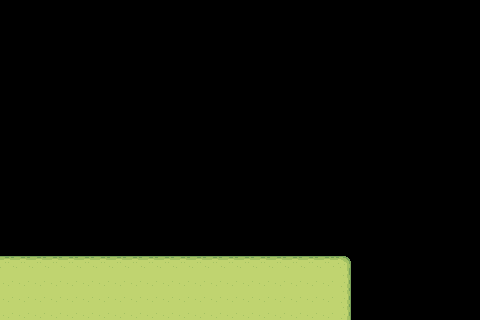

Tiled map render using the project's own tile images. Description and the whole map definition, tile-layer contents included, below:
An orthogonal 30x20 tile map with 16x16 px tiles, 1 tile layer (Tile Layer 1).

<map version="1.10" tiledversion="1.11.2" orientation="orthogonal" renderorder="right-down" width="30" height="20" tilewidth="16" tileheight="16" infinite="0" nextlayerid="3" nextobjectid="3">
 <tileset firstgid="1" source="Hills.tsx" />
 <layer id="1" name="Tile Layer 1" width="30" height="20">
  <data encoding="csv">
0,0,0,0,0,0,0,0,0,0,0,0,0,0,0,0,0,0,0,0,0,0,0,0,0,0,0,0,0,0,
0,0,0,0,0,0,0,0,0,0,0,0,0,0,0,0,0,0,0,0,0,0,0,0,0,0,0,0,0,0,
0,0,0,0,0,0,0,0,0,0,0,0,0,0,0,0,0,0,0,0,0,0,0,0,0,0,0,0,0,0,
0,0,0,0,0,0,0,0,0,0,0,0,0,0,0,0,0,0,0,0,0,0,0,0,0,0,0,0,0,0,
0,0,0,0,0,0,0,0,0,0,0,0,0,0,0,0,0,0,0,0,0,0,0,0,0,0,0,0,0,0,
0,0,0,0,0,0,0,0,0,0,0,0,0,0,0,0,0,0,0,0,0,0,0,0,0,0,0,0,0,0,
0,0,0,0,0,0,0,0,0,0,0,0,0,0,0,0,0,0,0,0,0,0,0,0,0,0,0,0,0,0,
0,0,0,0,0,0,0,0,0,0,0,0,0,0,0,0,0,0,0,0,0,0,0,0,0,0,0,0,0,0,
0,0,0,0,0,0,0,0,0,0,0,0,0,0,0,0,0,0,0,0,0,0,0,0,0,0,0,0,0,0,
0,0,0,0,0,0,0,0,0,0,0,0,0,0,0,0,0,0,0,0,0,0,0,0,0,0,0,0,0,0,
0,0,0,0,0,0,0,0,0,0,0,0,0,0,0,0,0,0,0,0,0,0,0,0,0,0,0,0,0,0,
0,0,0,0,0,0,0,0,0,0,0,0,0,0,0,0,0,0,0,0,0,0,0,0,0,0,0,0,0,0,
0,0,0,0,0,0,0,0,0,0,0,0,0,0,0,0,0,0,0,0,0,0,0,0,0,0,0,0,0,0,
0,0,0,0,0,0,0,0,0,0,0,0,0,0,0,0,0,0,0,0,0,0,0,0,0,0,0,0,0,0,
0,0,0,0,0,0,0,0,0,0,0,0,0,0,0,0,0,0,0,0,0,0,0,0,0,0,0,0,0,0,
0,0,0,0,0,0,0,0,0,0,0,0,0,0,0,0,0,0,0,0,0,0,0,0,0,0,0,0,0,0,
2,2,2,2,2,2,2,2,2,2,2,2,2,2,2,2,2,2,2,2,2,3,0,0,0,0,0,0,0,0,
13,13,13,13,13,13,13,13,13,13,13,13,13,13,13,13,13,13,13,13,13,14,0,0,0,0,0,0,0,0,
13,13,13,13,13,13,13,13,13,13,13,13,13,13,13,13,13,13,13,13,13,14,0,0,0,0,0,0,0,0,
13,13,13,13,13,13,13,13,13,13,13,13,13,13,13,13,13,13,13,13,13,14,0,0,0,0,0,0,0,0
</data>
 </layer>
 <objectgroup id="2" name="Setting" />
</map>
